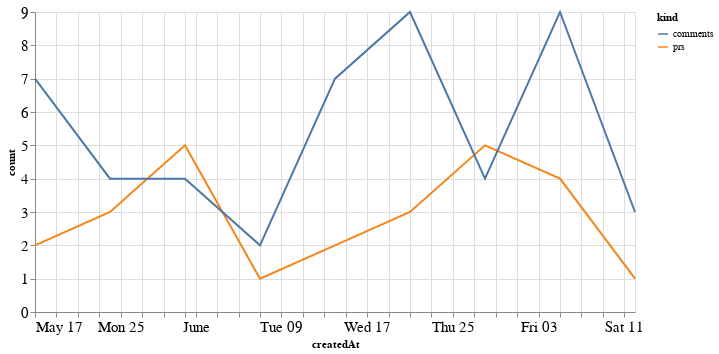

The notebook cell saved with this chart:
### Code cell
alt.Chart(total_time, width=600).mark_line().encode(
    x='createdAt',
    y='count',
    color='kind'
)

### Figure 1 — Vega-Lite specification as saved in the notebook (floating-point values rounded to 4 significant figures)
{"config": {"axisLeft": {"labelFontSize": 15}, "axisBottom": {"labelFontSize": 15}}, "data": {"name": "data-11f6bb0b8a83cff2324dd64249b7b2d4"}, "mark": "line", "encoding": {"color": {"type": "nominal", "field": "kind"}, "x": {"type": "temporal", "field": "createdAt"}, "y": {"type": "quantitative", "field": "count"}}, "width": 600, "$schema": "https://vega.github.io/schema/vega-lite/v4.8.1.json", "datasets": {"data-11f6bb0b8a83cff2324dd64249b7b2d4": [{"createdAt": "2020-05-17T00:00:00", "kind": "prs", "count": 2}, {"createdAt": "2020-05-24T00:00:00", "kind": "prs", "count": 3}, {"createdAt": "2020-05-31T00:00:00", "kind": "prs", "count": 5}, {"createdAt": "2020-06-07T00:00:00", "kind": "prs", "count": 1}, {"createdAt": "2020-06-14T00:00:00", "kind": "prs", "count": 2}, {"createdAt": "2020-06-21T00:00:00", "kind": "prs", "count": 3}, {"createdAt": "2020-06-28T00:00:00", "kind": "prs", "count": 5}, {"createdAt": "2020-07-05T00:00:00", "kind": "prs", "count": 4}, {"createdAt": "2020-07-12T00:00:00", "kind": "prs", "count": 1}, {"createdAt": "2020-05-17T00:00:00", "kind": "comments", "count": 7}, {"createdAt": "2020-05-24T00:00:00", "kind": "comments", "count": 4}, {"createdAt": "2020-05-31T00:00:00", "kind": "comments", "count": 4}, {"createdAt": "2020-06-07T00:00:00", "kind": "comments", "count": 2}, {"createdAt": "2020-06-14T00:00:00", "kind": "comments", "count": 7}, {"createdAt": "2020-06-21T00:00:00", "kind": "comments", "count": 9}, {"createdAt": "2020-06-28T00:00:00", "kind": "comments", "count": 4}, {"createdAt": "2020-07-05T00:00:00", "kind": "comments", "count": 9}, {"createdAt": "2020-07-12T00:00:00", "kind": "comments", "count": 3}]}}
